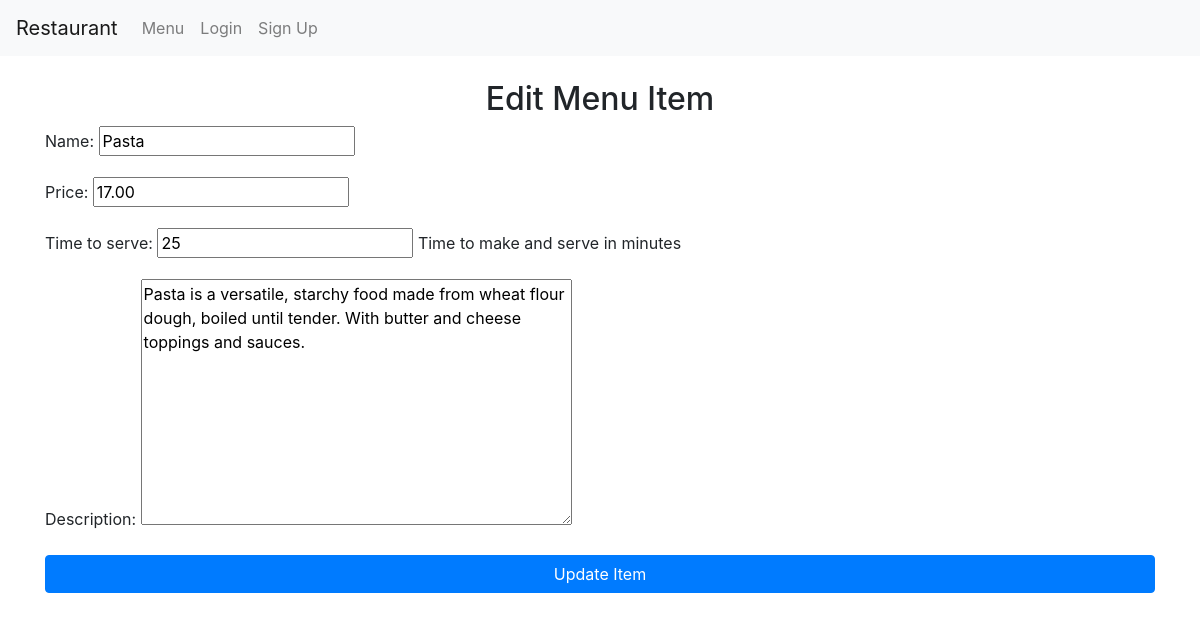
Screenshot of /items/4/edit/ (signed in) with the database file from the repository.
### restaurant/models.py (models this page shows)
class MenuItem(models.Model):
    name = models.CharField(max_length=100)
    description = models.TextField()
    price = models.DecimalField(max_digits=6, decimal_places=2)
    time_to_serve = models.IntegerField(help_text="Time to make and serve in minutes")

### restaurant/views.py (the view)
# urls.py: path('items/<int:pk>/edit/', views.item_update, name='edit_menu_item'),
@login_required
def item_update(request, pk):
    item = get_object_or_404(MenuItem, pk=pk)
    if request.method == "POST":
        form = MenuItemForm(request.POST, instance=item)
        if form.is_valid():
            form.save()
            return redirect('restaurant:item_detail', pk=pk)
    else:
        form = MenuItemForm(instance=item)
    return render(request, "restaurant/item_form.html", {"form": form})

### restaurant/forms.py
class MenuItemForm(forms.ModelForm):
    class Meta:
        model = MenuItem
        fields = ['name', 'price', 'time_to_serve', 'description']

### IS424-Project-main/restaurant/templates/restaurant/item_form.html (shortened to what this page needs)
{% extends "restaurant/layout.html" %}
{% block body %}
<h2 class="text-center">{% if form.instance.pk %}Edit{% else %}Add{% endif %} Menu Item</h2>
<form method="post" class="form-signin">
    {{ form.as_p }}
    <button type="submit" class="btn btn-primary btn-block">{% if form.instance.pk %}Update{% else %}Add{% endif %} Item</button>
</form>
{% endblock %}

### rows the page displays
MenuItem: name "Pasta", price "17.00", time_to_serve "25", description "Pasta is a versatile, starchy food made from wheat flour dough, boiled until tender. With butter and cheese toppings and sauces."
